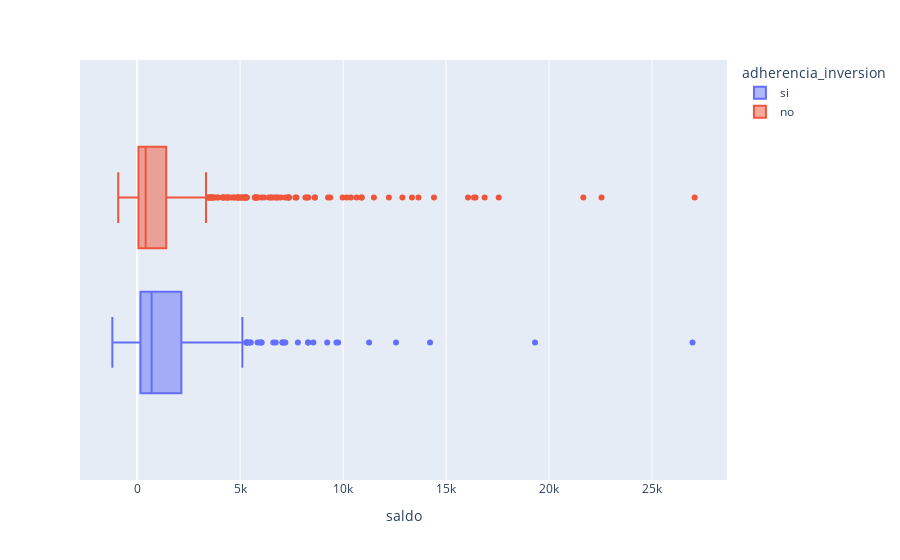

Notebook code for this chart:
### Code cell
# vboxplot del saldo basado en la adherencia de inversion
px.box(datos, x='saldo', color='adherencia_inversion')

### Figure 1 — Plotly figure (JSON) as saved in the notebook; plotly's stock layout.template omitted (floating-point values rounded to 4 significant figures; data arrays with more than 128 entries replaced by an {"elided": "..."} marker saying what was removed)
{"data": [{"alignmentgroup": "True", "hovertemplate": "adherencia_inversion=si<br>saldo=%{x}<extra></extra>", "legendgroup": "si", "marker": {"color": "#636efa"}, "name": "si", "notched": false, "offsetgroup": "si", "orientation": "h", "showlegend": true, "type": "box", "x": {"elided": "502 int values"}, "x0": " ", "xaxis": "x", "y0": " ", "yaxis": "y"}, {"alignmentgroup": "True", "hovertemplate": "adherencia_inversion=no<br>saldo=%{x}<extra></extra>", "legendgroup": "no", "marker": {"color": "#EF553B"}, "name": "no", "notched": false, "offsetgroup": "no", "orientation": "h", "showlegend": true, "type": "box", "x": {"elided": "766 int values"}, "x0": " ", "xaxis": "x", "y0": " ", "yaxis": "y"}], "layout": {"boxmode": "group", "legend": {"title": {"text": "adherencia_inversion"}, "tracegroupgap": 0}, "margin": {"t": 60}, "xaxis": {"anchor": "y", "domain": [0, 1], "title": {"text": "saldo"}}, "yaxis": {"anchor": "x", "domain": [0, 1]}}}
